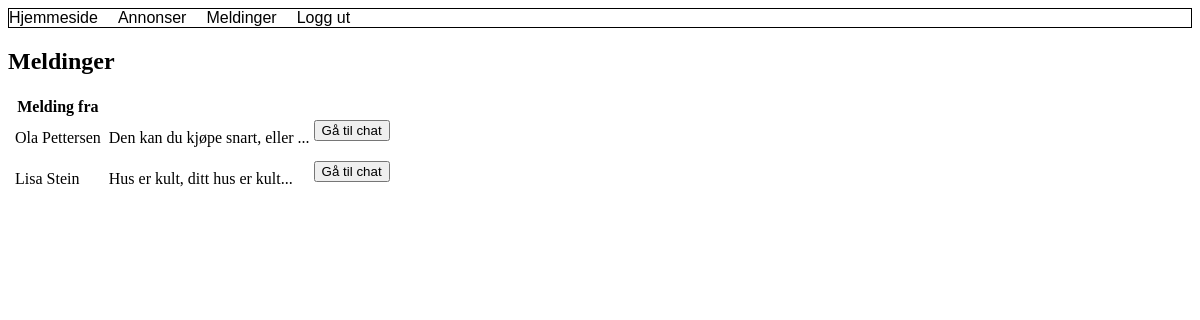
The page /Pages/Inbox.php (signed in) on the database its author committed.
### tables this page shows
CREATE TABLE user (
    userID int(11) NOT NULL AUTO_INCREMENT,
    email varchar(256) NOT NULL,
    firstName varchar(64) NOT NULL,
    lastName varchar(64) NOT NULL,
    pass varchar(300) NOT NULL,
    birthDate datetime NOT NULL,
    phone int(11) NOT NULL,
    isAdmin tinyint(1) DEFAULT 0,
    study varchar(45) NOT NULL,
    isStudent tinyint(1) DEFAULT 1,
    PRIMARY KEY (userID)
);

CREATE TABLE messages (
    messageID INT NOT NULL AUTO_INCREMENT,
    messageText VARCHAR(500) NOT NULL,
    messageTime DATETIME NOT NULL,
    recieverID INT NOT NULL,
    senderID INT NOT NULL,
    PRIMARY KEY (messageID),
    FOREIGN KEY (recieverID) references user(userID) ON DELETE CASCADE,
    FOREIGN KEY (senderID) references user(userID) ON DELETE CASCADE
);

### Pages/Inbox.php (the view, shortened to what this page needs)
<?php
include_once "../Utilities/DatabaseConnection.php";
include_once "../Utilities/Header.php";
$recieverID = $_SESSION["user"]["userID"];
$result = mysqli_query($connection, "SELECT senderID FROM Messages WHERE recieverID = '$recieverID' GROUP BY senderID");
function getUserInfo($senderID, $recieverID, $connection): void{
    $userQ = mysqli_query($connection,"SELECT userID, firstName, lastName FROM User where userID = '$senderID'");
    $userRows=$userQ->fetch_assoc();
    $messQ = mysqli_query($connection,"SELECT messageText, recieverID, senderID FROM Messages where senderID = '$senderID' AND recieverID = '$recieverID' ORDER BY messageID DESC LIMIT 1");
    $messRows=$messQ->fetch_assoc();
    echo '<tr><td></td>';
    echo '<td>' . $userRows['firstName'] . ' ' . $userRows['lastName'] . '</td>';
    echo '<td></td>';
    echo '<td>' . mb_substr($messRows['messageText'], 0, 30, 'UTF-8') . '...';
    echo '<td><form action="Messages.php" method="get"><button type="submit" name="ID" value="' . $userRows['userID'] . '">Gå til chat</button></form></td>';
    echo '</tr>';
}
?>
<html lang="NO">
<head>
</head>
<body>
<section>
    <h1>Meldinger</h1>
    <table>
        <tr>
            <th></th>
            <th>Melding fra</th>
        </tr>
        <?php
        while($rows=$result->fetch_assoc())
        {
            getUserInfo($rows['senderID'], $recieverID, $connection);
        }
        ?>
    </table>
</section>
</body>
</html>

### rows shown on the page
user: firstName "Ola", lastName "Pettersen"
messages: messageText "Den kan du kjøpe snart, eller"
user: firstName "Lisa", lastName "Stein"
messages: messageText "Hus er kult, ditt hus er kult"
